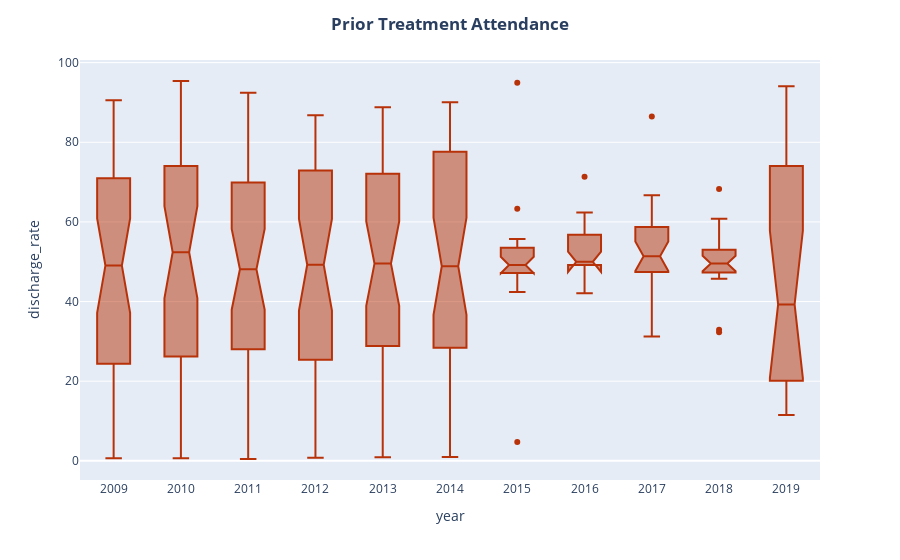

This figure's notebook cell:
### Code cell
fig_prior = px.box(prior_rate, x="year", y="discharge_rate",notched=True, hover_data=["state"], color_discrete_sequence=[ "#b83209"])
fig_prior.update_traces(quartilemethod="exclusive") # or "inclusive", or "linear" by default
fig_prior.update_layout(title_text= "<b> Prior Treatment Attendance </b>", title_x=0.5)
fig_prior.update_xaxes(nticks=15) 

fig_prior.show()

### Figure 1 — Plotly figure (JSON) as saved in the notebook; plotly's stock layout.template omitted (floating-point values rounded to 4 significant figures; data arrays with more than 128 entries replaced by an {"elided": "..."} marker saying what was removed)
{"data": [{"alignmentgroup": "True", "customdata": {"elided": "356x1 str values"}, "hovertemplate": "year=%{x}<br>discharge_rate=%{y}<br>state=%{customdata[0]}<extra></extra>", "legendgroup": "", "marker": {"color": "#b83209"}, "name": "", "notched": true, "offsetgroup": "", "orientation": "v", "quartilemethod": "exclusive", "showlegend": false, "type": "box", "x": {"elided": "356 int values"}, "x0": " ", "xaxis": "x", "y": {"elided": "356 float values"}, "y0": " ", "yaxis": "y"}], "layout": {"boxmode": "group", "legend": {"tracegroupgap": 0}, "margin": {"t": 60}, "title": {"text": "<b> Prior Treatment Attendance </b>", "x": 0.5}, "xaxis": {"anchor": "y", "domain": [0, 1], "nticks": 15, "title": {"text": "year"}}, "yaxis": {"anchor": "x", "domain": [0, 1], "title": {"text": "discharge_rate"}}}}
